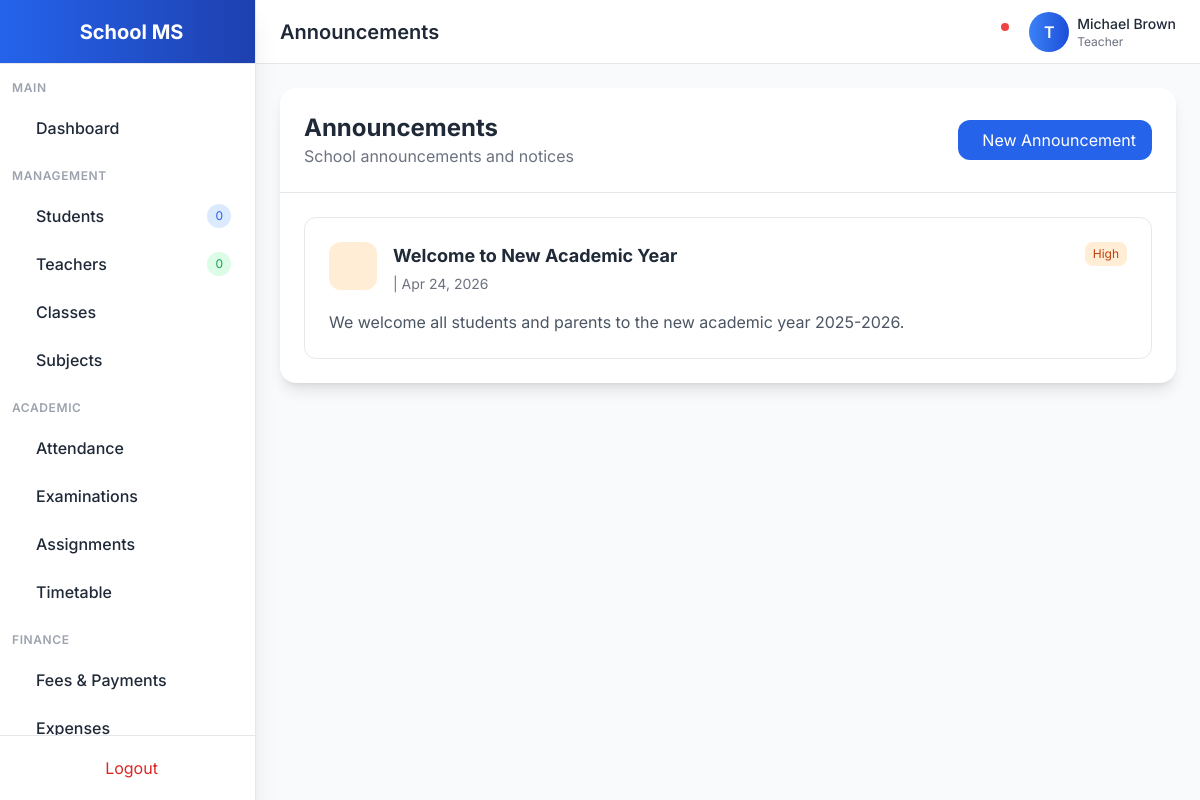
The app's page /communications/announcements/ (signed in) with its own data.
### accounts/models.py (models this page shows, shortened)
class User(AbstractUser):
    ROLE_CHOICES = [
        ('admin', 'Admin'),
        ('teacher', 'Teacher'),
        ('student', 'Student'),
        ('parent', 'Parent'),
    ]
    GENDER_CHOICES = [
        ('male', 'Male'),
        ('female', 'Female'),
        ('other', 'Other'),
    ]
    role = models.CharField(max_length=20, choices=ROLE_CHOICES, default='student')
    gender = models.CharField(max_length=10, choices=GENDER_CHOICES, blank=True)
    phone = models.CharField(max_length=20, blank=True)
    address = models.TextField(blank=True)
    photo = models.ImageField(upload_to='profiles/', blank=True, null=True)
    date_of_birth = models.DateField(null=True, blank=True)
    created_at = models.DateTimeField(auto_now_add=True)
    updated_at = models.DateTimeField(auto_now=True)
    class Meta:
        ordering = ['-created_at']
    @property
    def is_admin(self):
        return self.role == 'admin' or self.is_superuser

### communications/models.py (models this page shows, shortened)
class Announcement(models.Model):
    PRIORITY_CHOICES = [
        ('low', 'Low'),
        ('medium', 'Medium'),
        ('high', 'High'),
        ('urgent', 'Urgent'),
    ]
    title = models.CharField(max_length=200)
    content = models.TextField()
    author = models.ForeignKey(settings.AUTH_USER_MODEL, on_delete=models.CASCADE, related_name='announcements')
    priority = models.CharField(max_length=20, choices=PRIORITY_CHOICES, default='medium')
    target_roles = models.JSONField(default=list)
    target_classes = models.ManyToManyField('academics.ClassSection', blank=True, related_name='announcements')
    is_published = models.BooleanField(default=False)
    created_at = models.DateTimeField(auto_now_add=True)
    published_at = models.DateTimeField(null=True, blank=True)
    class Meta:
        ordering = ['-created_at']

### communications/views.py (the view)
# urls.py: path('announcements/', views.AnnouncementListView.as_view(), name='announcement-list'),
class AnnouncementListView(LoginRequiredMixin, ListView):
    model = Announcement
    template_name = 'communications/announcement_list.html'
    context_object_name = 'announcements'
    def get_queryset(self):
        qs = Announcement.objects.all()
        if not self.request.user.is_admin:
            qs = qs.filter(is_published=True)
        return qs

### templates/communications/announcement_list.html (shortened to what this page needs)
{% extends 'base.html' %}
{% block page_title %}Announcements{% endblock %}
{% block content %}
<div class="bg-white dark:bg-gray-800 rounded-2xl shadow-lg">
    <div class="p-6 border-b dark:border-gray-700 flex flex-col md:flex-row md:items-center md:justify-between gap-4">
        <div>
            <h2 class="text-2xl font-bold">Announcements</h2>
            <p class="text-gray-500 dark:text-gray-400">School announcements and notices</p>
        </div>
        <a href="{% url 'announcement-create' %}" class="inline-flex items-center px-4 py-2 bg-primary-600 text-white rounded-xl hover:bg-primary-700 transition">
             New Announcement
        </a>
    </div>
    <div class="p-6">
        <div class="space-y-4">
            {% for announcement in announcements %}
            <div class="p-6 border border-gray-200 dark:border-gray-700 rounded-xl hover:shadow-lg transition">
                <div class="flex items-start justify-between">
                    <div class="flex items-start">
                        <div class="w-12 h-12 rounded-xl flex items-center justify-center mr-4
                            {% if announcement.priority == 'urgent' %}bg-red-100 text-red-600
                            {% elif announcement.priority == 'high' %}bg-orange-100 text-orange-600
                            {% else %}bg-blue-100 text-blue-600{% endif %}">
                        </div>
                        <div>
                            <h3 class="font-bold text-lg">{{ announcement.title }}</h3>
                            <p class="text-sm text-gray-500 mt-1">{{ announcement.author.get_full_name }} | {{ announcement.created_at|date:"M d, Y" }}</p>
                        </div>
                    </div>
                    <span class="px-2 py-1 rounded-lg text-xs
                        {% if announcement.priority == 'urgent' %}bg-red-100 text-red-700
                        {% elif announcement.priority == 'high' %}bg-orange-100 text-orange-700
                        {% else %}bg-gray-100 text-gray-700{% endif %}">
                        {{ announcement.get_priority_display }}
                    </span>
                </div>
                <p class="mt-4 text-gray-600 dark:text-gray-400">{{ announcement.content }}</p>
            </div>
            {% empty %}
            <div class="text-center py-8 text-gray-500">
                <i class="ri-megaphone-line text-4xl mb-2"></i>
                <p>No announcements</p>
            </div>
            {% endfor %}
        </div>
    </div>
</div>
{% endblock %}

### templates/base.html (shortened to what this page needs)
<!DOCTYPE html>
<html lang="en" class="light">
<head>
    <script src="https://cdn.tailwindcss.com"></script>
    <link href="https://cdn.jsdelivr.net/npm/remixicon@3.5.0/fonts/remixicon.css" rel="stylesheet">
</head>
<body class="bg-gray-50 dark:bg-gray-900 text-gray-800 dark:text-gray-100 transition-colors duration-300">
    {% if user.is_authenticated %}
    <div class="flex h-screen overflow-hidden">
        <aside class="w-64 bg-white dark:bg-gray-800 border-r dark:border-gray-700 flex flex-col shadow-xl z-20">
            <div class="h-16 flex items-center justify-center border-b dark:border-gray-700 bg-gradient-to-r from-primary-600 to-primary-800">
                <span class="text-xl font-bold text-white">School MS</span>
            </div>
            <nav class="flex-1 overflow-y-auto py-4">
                <div class="px-3 mb-2">
                    <p class="text-xs font-semibold text-gray-400 uppercase tracking-wider">Main</p>
                </div>
                <a href="{% url 'dashboard' %}" class="sidebar-item flex items-center px-4 py-3 mx-2 rounded-lg {% if request.path == '/' or request.path == '/dashboard/' %}active{% else %}hover:bg-gray-100 dark:hover:bg-gray-700{% endif %}">
                    <span class="font-medium">Dashboard</span>
                </a>
                <div class="px-3 mt-4 mb-2">
                    <p class="text-xs font-semibold text-gray-400 uppercase tracking-wider">Management</p>
                </div>
                <a href="{% url 'student-list' %}" class="sidebar-item flex items-center px-4 py-3 mx-2 rounded-lg {% if 'student' in request.path %}active{% else %}hover:bg-gray-100 dark:hover:bg-gray-700{% endif %}">
                    <span class="font-medium">Students</span>
                    <span class="ml-auto bg-primary-100 dark:bg-primary-900 text-primary-600 dark:text-primary-300 text-xs px-2 py-1 rounded-full">{{ students_count|default:0 }}</span>
                </a>
                <a href="{% url 'teacher-list' %}" class="sidebar-item flex items-center px-4 py-3 mx-2 rounded-lg {% if 'teacher' in request.path %}active{% else %}hover:bg-gray-100 dark:hover:bg-gray-700{% endif %}">
                    <span class="font-medium">Teachers</span>
                    <span class="ml-auto bg-green-100 dark:bg-green-900 text-green-600 dark:text-green-300 text-xs px-2 py-1 rounded-full">{{ teachers_count|default:0 }}</span>
                </a>
                <a href="{% url 'class-section-list' %}" class="sidebar-item flex items-center px-4 py-3 mx-2 rounded-lg {% if 'class' in request.path %}active{% else %}hover:bg-gray-100 dark:hover:bg-gray-700{% endif %}">
                    <span class="font-medium">Classes</span>
                </a>
                <a href="{% url 'subject-list' %}" class="sidebar-item flex items-center px-4 py-3 mx-2 rounded-lg {% if 'subject' in request.path %}active{% else %}hover:bg-gray-100 dark:hover:bg-gray-700{% endif %}">
                    <span class="font-medium">Subjects</span>
                </a>
                <div class="px-3 mt-4 mb-2">
                    <p class="text-xs font-semibold text-gray-400 uppercase tracking-wider">Academic</p>
                </div>
                <a href="{% url 'attendance-list' %}" class="sidebar-item flex items-center px-4 py-3 mx-2 rounded-lg {% if 'attendance' in request.path %}active{% else %}hover:bg-gray-100 dark:hover:bg-gray-700{% endif %}">
                    <span class="font-medium">Attendance</span>
                </a>
                <a href="{% url 'exam-schedule-list' %}" class="sidebar-item flex items-center px-4 py-3 mx-2 rounded-lg {% if 'exam' in request.path or 'grade' in request.path %}active{% else %}hover:bg-gray-100 dark:hover:bg-gray-700{% endif %}">
                    <span class="font-medium">Examinations</span>
                </a>
                <a href="{% url 'assignment-list' %}" class="sidebar-item flex items-center px-4 py-3 mx-2 rounded-lg {% if 'assignment' in request.path %}active{% else %}hover:bg-gray-100 dark:hover:bg-gray-700{% endif %}">
                    <span class="font-medium">Assignments</span>
                </a>
                <a href="{% url 'timetable-list' %}" class="sidebar-item flex items-center px-4 py-3 mx-2 rounded-lg {% if 'timetable' in request.path %}active{% else %}hover:bg-gray-100 dark:hover:bg-gray-700{% endif %}">
                    <span class="font-medium">Timetable</span>
                </a>
                <div class="px-3 mt-4 mb-2">
                    <p class="text-xs font-semibold text-gray-400 uppercase tracking-wider">Finance</p>
                </div>
                <a href="{% url 'fee-payment-list' %}" class="sidebar-item flex items-center px-4 py-3 mx-2 rounded-lg {% if 'fee' in request.path or 'finance' in request.path %}active{% else %}hover:bg-gray-100 dark:hover:bg-gray-700{% endif %}">
                    <span class="font-medium">Fees & Payments</span>
                </a>
                <a href="{% url 'expense-list' %}" class="sidebar-item flex items-center px-4 py-3 mx-2 rounded-lg {% if 'expense' in request.path %}active{% else %}hover:bg-gray-100 dark:hover:bg-gray-700{% endif %}">
                    <span class="font-medium">Expenses</span>
                </a>
            </nav>
            <div class="p-3 border-t dark:border-gray-700">
                <a href="{% url 'logout' %}" class="flex items-center justify-center px-4 py-2 text-red-600 hover:bg-red-50 dark:hover:bg-red-900/20 rounded-lg transition">
                    <span>Logout</span>
                </a>
            </div>
        </aside>
        <div class="flex-1 flex flex-col overflow-hidden">
            <header class="h-16 bg-white dark:bg-gray-800 border-b dark:border-gray-700 flex items-center justify-between px-6 shadow-sm">
                <div class="flex items-center">
                    <h1 class="text-xl font-semibold">{% block page_title %}Dashboard{% endblock %}</h1>
                </div>
                <div class="flex items-center space-x-4">
                    <button onclick="toggleTheme()" class="p-2 rounded-lg hover:bg-gray-100 dark:hover:bg-gray-700 transition">
                    </button>
                    <div class="relative">
                        <button class="p-2 rounded-lg hover:bg-gray-100 dark:hover:bg-gray-700 transition">
                            <span class="absolute top-1 right-1 w-2 h-2 bg-red-500 rounded-full"></span>
                        </button>
                    </div>
                    <div class="flex items-center space-x-2">
                        <div class="w-10 h-10 rounded-full bg-gradient-to-r from-primary-500 to-primary-700 flex items-center justify-center text-white font-semibold">
                            {{ user.username|make_list|first|upper }}
                        </div>
                        <div class="hidden md:block">
                            <p class="text-sm font-medium">{{ user.get_full_name|default:user.username }}</p>
                            <p class="text-xs text-gray-500">{{ user.get_role_display }}</p>
                        </div>
                    </div>
                </div>
            </header>
            <main class="flex-1 overflow-y-auto p-6 bg-gray-50 dark:bg-gray-900">
                {% block content %}{% endblock %}
            </main>
        </div>
    </div>
    {% else %}
    <main class="min-h-screen flex items-center justify-center bg-gradient-to-br from-primary-600 via-primary-700 to-primary-900">
        {% block auth_content %}{% endblock %}
    </main>
    {% endif %}
</body>
</html>

### templates/base.html (style rules this page uses)
body { font-family: 'Inter', sans-serif; }

### records on screen
User: username|make_list "T", get_full_name "Michael Brown", role "Teacher"
Announcement: title "Welcome to New Academic Year", created_at "Apr 24, 2026", priority "High", content "We welcome all students and parents to the new academic year 2025-2026."

### other values on screen
{{ students_count|default:0 }} "0"
{{ teachers_count|default:0 }} "0"
